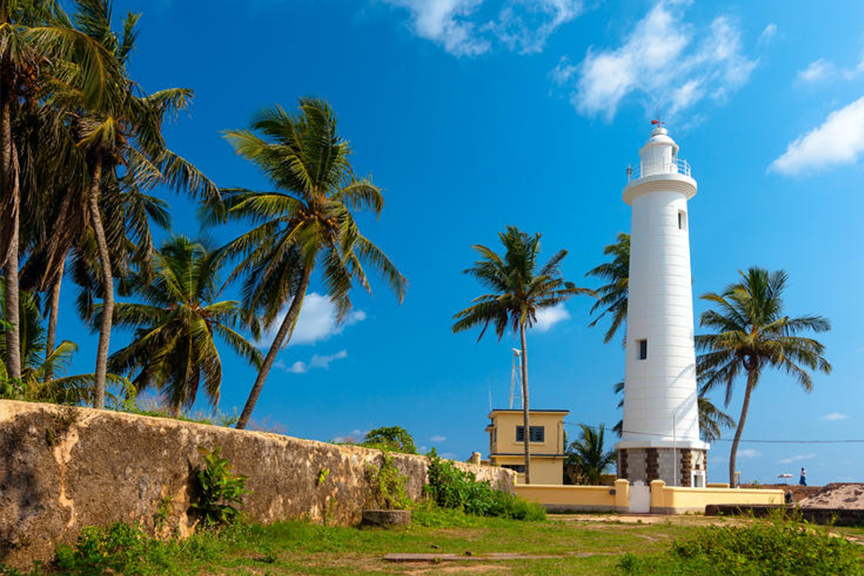
#> input picture image/image1.jpg, 864 x 576 px
$ python 'Computer vision Assignment_1_Q3.py'
#> lines starting #> are read from the running program, lines starting #| are printed output that depends on the picture

import cv2
import numpy as np

img = cv2.imread("image/image1.jpg")
#> img is the input picture: shape (576, 864, 3); mean B, G, R 131.8, 120.1, 72.1
if img is None:
    raise ValueError("Image not found")

height, width = img.shape[:2]
#> height = 576; width = 864
center = (width / 2, height / 2)
#> center = (432, 288)

def rotate_image(image, angle):
#> called with angle = 45
    (h, w) = image.shape[:2]
#> h = 576; w = 864
    center = (w / 2, h / 2)
#> center = (432, 288)

    M = cv2.getRotationMatrix2D(center, angle, 1.0)

    cos = np.abs(M[0, 0])
#> cos = 0.707
    sin = np.abs(M[0, 1])
#> sin = 0.707
    new_width = int((h * sin) + (w * cos))
#> new_width = 1018
    new_height = int((h * cos) + (w * sin))
#> new_height = 1018

    M[0, 2] += (new_width / 2) - center[0]
    M[1, 2] += (new_height / 2) - center[1]
    return cv2.warpAffine(image, M, (new_width, new_height))
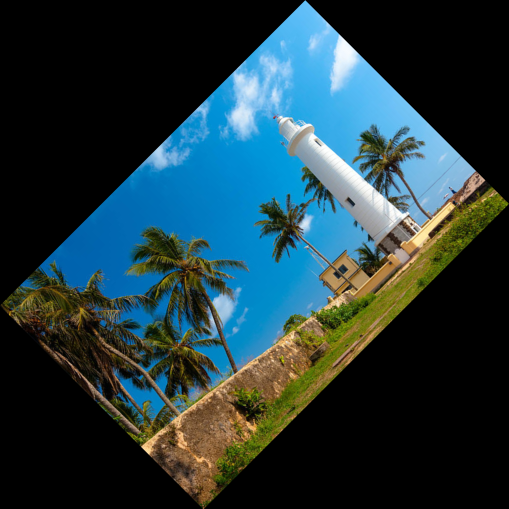
#> returned value: shape (1018, 1018, 3) (shown at 1/2 size); mean of channels 0, 1, 2 63.3, 57.7, 34.6; drawn as B, G, R
rotated_image = rotate_image(img, 45)
rotated_image_90 = rotate_image(img, 90)
#> call 2 of rotate_image, with angle = 90
#> in rotate_image (call 2), `return cv2.warpAffine(image, M, (new_width, new_height))`:
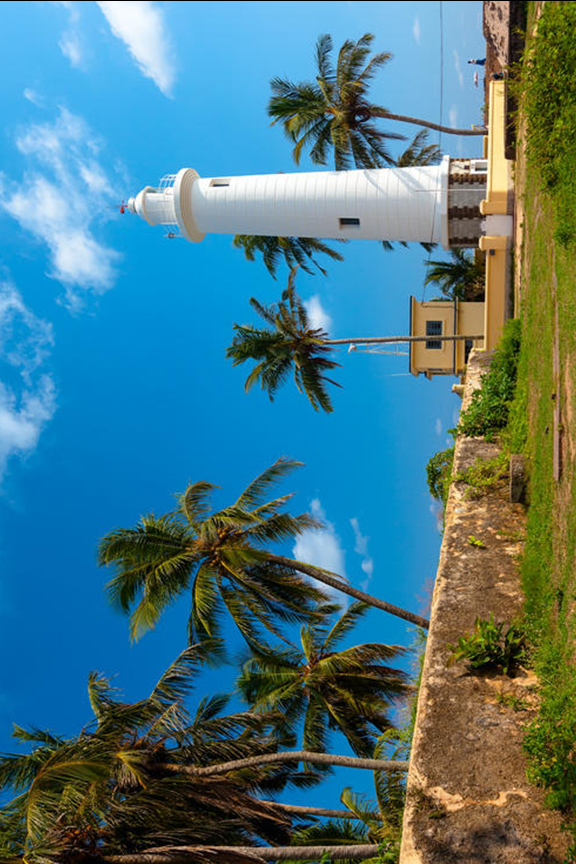
#> returned value: shape (864, 576, 3); mean of channels 0, 1, 2 131.8, 120.1, 72; drawn as B, G, R

window_name = ["Original Image", "Rotated Image 45 Degrees", "Rotated Image 90 Degrees"]

for name in window_name:
    cv2.namedWindow(name, cv2.WINDOW_NORMAL)
    cv2.resizeWindow(name, 600, 600)
cv2.imshow(window_name[0], img)
cv2.imshow(window_name[1], rotated_image)
cv2.imshow(window_name[2], rotated_image_90)
cv2.waitKey(0)
cv2.destroyAllWindows()
